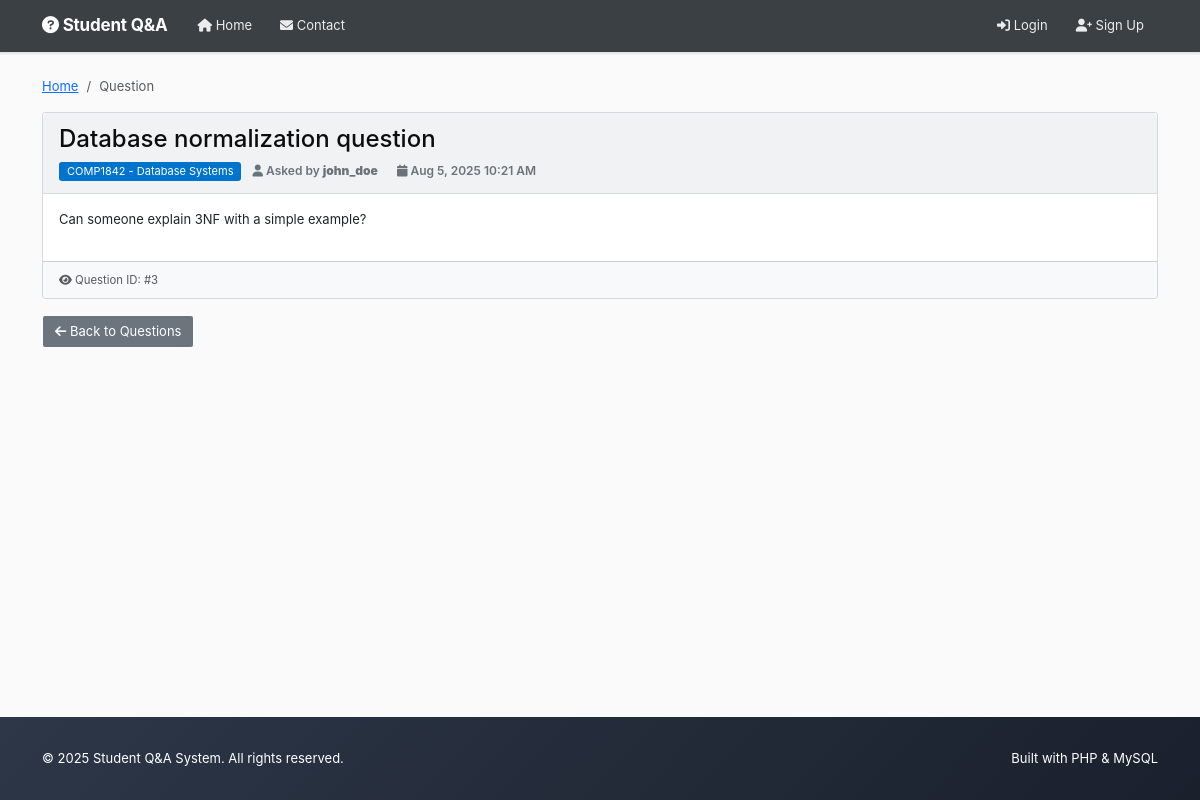
Page /view_post.php?id=3 on the committed database.
### tables this page shows
CREATE TABLE
    posts (
        id INT AUTO_INCREMENT PRIMARY KEY,
        title VARCHAR(200) NOT NULL,
        content TEXT NOT NULL,
        image VARCHAR(255) DEFAULT NULL,
        user_id INT NOT NULL,
        module_id INT NOT NULL,
        created_at TIMESTAMP DEFAULT CURRENT_TIMESTAMP,
        updated_at TIMESTAMP DEFAULT CURRENT_TIMESTAMP ON UPDATE CURRENT_TIMESTAMP,
        FOREIGN KEY (user_id) REFERENCES users (id) ON DELETE CASCADE,
        FOREIGN KEY (module_id) REFERENCES modules (id) ON DELETE CASCADE
    );

CREATE TABLE
    modules (
        id INT AUTO_INCREMENT PRIMARY KEY,
        module_name VARCHAR(100) NOT NULL,
        module_code VARCHAR(20) NOT NULL,
        created_at TIMESTAMP DEFAULT CURRENT_TIMESTAMP
    );

CREATE TABLE
    users (
        id INT AUTO_INCREMENT PRIMARY KEY,
        username VARCHAR(50) UNIQUE NOT NULL,
        email VARCHAR(100) UNIQUE NOT NULL,
        password VARCHAR(255) NOT NULL,
        created_at TIMESTAMP DEFAULT CURRENT_TIMESTAMP
    );

### view_post.php (called while the page is built, shortened)
<?php
$post_id = (int)$_GET['id'];
try {
    $pdo = getConnection();
    $stmt = $pdo->prepare("
        SELECT p.*, u.username, m.module_name, m.module_code
        FROM posts p
        JOIN users u ON p.user_id = u.id
        JOIN modules m ON p.module_id = m.id
        WHERE p.id = ?
    ");
    $stmt->execute([$post_id]);
    $post = $stmt->fetch();
} catch (PDOException $e) {
    redirect('index.php');
}
include 'templates/header.php';
include 'templates/view_post_template.php';
include 'templates/footer.php';
?>

### templates/view_post_template.php (the view, shortened to what this page needs)
<div class="row">
    <div class="col-md-12">
        <nav aria-label="breadcrumb">
            <ol class="breadcrumb">
                <li class="breadcrumb-item"><a href="index.php">Home</a></li>
                <li class="breadcrumb-item active">Question</li>
            </ol>
        </nav>
        <div class="card">
            <div class="card-header">
                <div class="d-flex justify-content-between align-items-start">
                    <div class="flex-grow-1">
                        <h4 class="mb-2"><?php echo htmlspecialchars($post['title']); ?></h4>
                        <div class="post-meta">
                            <span class="badge bg-primary me-2">
                                <?php echo htmlspecialchars($post['module_code']); ?> - <?php echo htmlspecialchars($post['module_name']); ?>
                            </span>
                            <br class="d-md-none">
                            <span class="me-3">
                                <i class="fas fa-user"></i> Asked by <strong><?php echo htmlspecialchars($post['username']); ?></strong>
                            </span>
                            <span class="me-3">
                                <i class="fas fa-calendar"></i> <?php echo date('M j, Y g:i A', strtotime($post['created_at'])); ?>
                            </span>
                        </div>
                    </div>
                </div>
            </div>
            <div class="card-body">
                <div class="mb-3">
                    <?php echo nl2br(htmlspecialchars($post['content'])); ?>
                </div>
            </div>
            <div class="card-footer bg-light">
                <div class="d-flex justify-content-between align-items-center">
                    <div class="text-muted">
                        <small>
                            <i class="fas fa-eye"></i> Question ID: #<?php echo $post['id']; ?>
                        </small>
                    </div>
                </div>
            </div>
        </div>
        <div class="mt-3 d-flex justify-content-between">
            <a href="index.php" class="btn btn-secondary">
                <i class="fas fa-arrow-left"></i> Back to Questions
            </a>
        </div>
    </div>
</div>

### styles.css (style rules this page uses)
:root { --so-orange: #f48024; --so-orange-dark: #da670b; --so-blue: #0074cc; --so-blue-dark: #0063bf; --so-green: #5eba7d; --so-red: #d1383d; --so-yellow: #fff8dc; --so-gray-50: #fafafb; --so-gray-100: #f1f2f3; --so-gray-200: #e3e6e8; --so-gray-300: #d6d9dc; --so-gray-400: #9fa6ad; --so-gray-500: #6a737c; --so-gray-600: #525960; --so-gray-700: #3b4045; --so-gray-800: #2f3337; --so-gray-900: #232629; --so-white: #ffffff; --so-black: #0c0d0e; --shadow-sm: 0 1px 2px rgba(0, 0, 0, 0.05); --shadow-md: 0 1px 3px rgba(0, 0, 0, 0.1); --shadow-lg: 0 4px 6px rgba(0, 0, 0, 0.1); }
body { font-family: -apple-system, BlinkMacSystemFont, "Segoe UI Adjusted", "Segoe UI", "Liberation Sans", sans-serif; line-height: 1.5; background-color: var(--so-gray-50); color: var(--so-black); font-size: 13px; min-height: 100vh; display: flex; flex-direction: column; }
.card { border: 1px solid var(--so-gray-300); background-color: var(--so-white); border-radius: 3px; box-shadow: none; transition: all 0.15s ease; overflow: visible; }
.card-header { background-color: var(--so-gray-100); color: var(--so-black); border-bottom: 1px solid var(--so-gray-300); font-weight: 600; border-radius: 3px 3px 0 0; padding: 12px 16px; font-size: 15px; }
.card-header h1, .card-header h2, .card-header h3, .card-header h4, .card-header h5, .card-header h6 { color: var(--so-black); margin-bottom: 0; }
.post-meta { font-size: 12px; color: var(--so-gray-500); }
.post-meta .badge { font-size: 11px; background-color: var(--so-blue); color: var(--so-white); border: none; padding: 4px 8px; border-radius: 3px; font-weight: 400; }
.btn { font-weight: 400; border-radius: 3px; transition: all 0.1s ease; padding: 8px 12px; border: 1px solid; font-size: 13px; line-height: 1.15384615; }
.badge { font-weight: 400; letter-spacing: normal; border-radius: 3px; padding: 4px 8px; font-size: 11px; }
.badge.bg-primary { background-color: var(--so-blue) !important; color: var(--so-white); }

### rows in the picture
posts: title "Database normalization question", module.module_code "COMP1842", module.module_name "Database Systems", user.username "john_doe", created_at "Aug 5, 2025 10:21 AM", content "Can someone explain 3NF with a simple example?", id "3"
